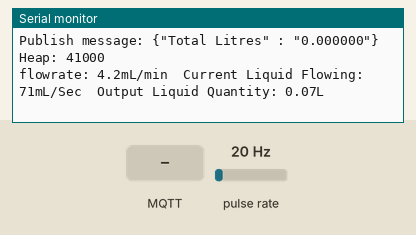
Recording of a sketch running on a simulated ESP8266 (NodeMCU). Shown: the last lines printed to the serial monitor. Wiring (inferred from the names in the program): pulse sensor: data D2. The test bench sets the inputs (shaded band); at power-on: pulse rate 20 Hz. WiFi joins after 1.5 s; servers stay silent unless stated; network time is answered at once with the bench clock; the local clock reads 2024-03-15 10:24:30 at power-on unless the sketch sets it; storage starts empty; no MQTT or app messages arrive unless stated.

Above: at 6.7 s.
6.8 s: MQTT message "1" arrives on the first subscribed topic
At 8.5 s:
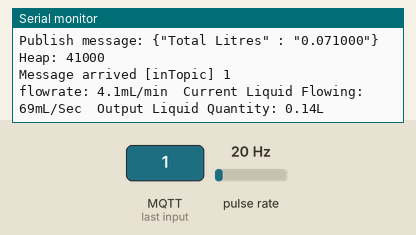
9.2 s: MQTT message "on" arrives on the first subscribed topic
At 10.3 s:
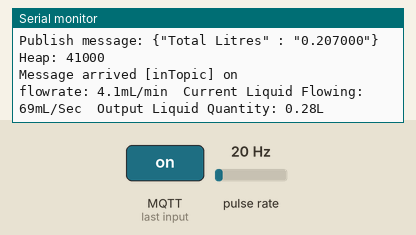
11.4 s: MQTT message "off" arrives on the first subscribed topic
At 13.1 s:
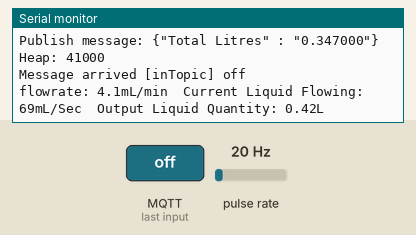
13.6 s: pulse rate (sensor on D2) set to 4 Hz
At 14.9 s:
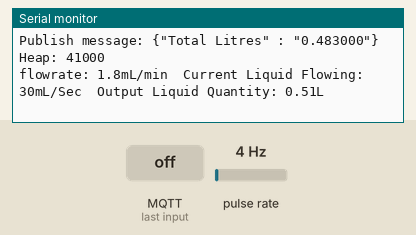
15.1 s: pulse rate (sensor on D2) set to 50 Hz
At 16.3 s:
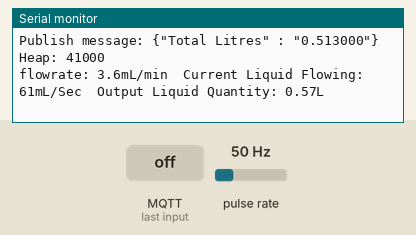
Timing chart, 0 to 17.6 s (numbered marks = the images above; inputs shaded):
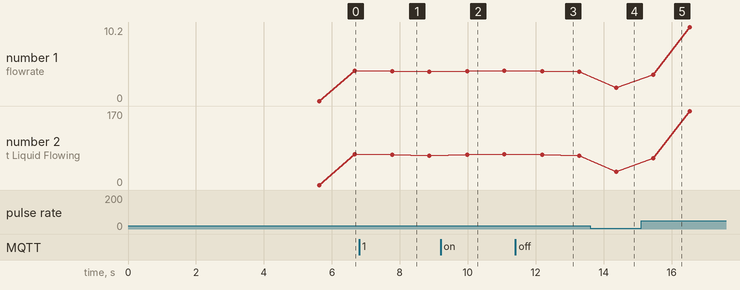

The sketch:

NodeMCU.ino
```cpp
#include "FS.h"
#include <ESP8266WiFi.h>
#include <PubSubClient.h>
#include <NTPClient.h>
#include <WiFiUdp.h>
#define PULSE_PIN D2  //gpio4

volatile long pulseCount=0;
float calibrationFactor = 4.5;
float flowRate;
unsigned int flowMilliLitres;
unsigned long totalMilliLitres;
float totalLitres;

unsigned long oldTime;

void ICACHE_RAM_ATTR pulseCounter()
{
  pulseCount++;
}
void flowMeter(void);
const char* ssid = "Test";
const char* password = "Test";

WiFiUDP ntpUDP;
NTPClient timeClient(ntpUDP, "pool.ntp.org");

const char* AWS_endpoint = ""; //MQTT broker ip

void callback(char* topic, byte* payload, unsigned int length) {
Serial.print("Message arrived [");
Serial.print(topic);
Serial.print("] ");
for (int i = 0; i < length; i++) {
Serial.print((char)payload[i]);
}
Serial.println();

}
WiFiClientSecure espClient;
PubSubClient client(AWS_endpoint, 8883, callback, espClient); //set MQTT port number to 8883 as per //standard
long lastMsg = 0;
char msg[50];
int value = 0;

void setup_wifi() {

delay(10);
// We start by connecting to a WiFi network
espClient.setBufferSizes(512, 512);
Serial.println();
Serial.print("Connecting to ");
Serial.println(ssid);

WiFi.begin(ssid, password);

while (WiFi.status() != WL_CONNECTED) {
delay(500);
Serial.print(".");
}

Serial.println("");
Serial.println("WiFi connected");
Serial.println("IP address: ");
Serial.println(WiFi.localIP());

timeClient.begin();
while(!timeClient.update()){
timeClient.forceUpdate();
}

espClient.setX509Time(timeClient.getEpochTime());

}

void reconnect() {
// Loop until we're reconnected
while (!client.connected()) {
Serial.print("Attempting MQTT connection...");
// Attempt to connect
if (client.connect("ESPthing")) {
Serial.println("connected");
// Once connected, publish an announcement...
client.publish("outTopic", "FlowMeter");
// ... and resubscribe
client.subscribe("inTopic");
} else {
Serial.print("failed, rc=");
Serial.print(client.state());
Serial.println(" try again in 5 seconds");

char buf[256];
espClient.getLastSSLError(buf,256);
Serial.print("WiFiClientSecure SSL error: ");
Serial.println(buf);

// Wait 5 seconds before retrying
delay(5000);
}
}
}

void setup() {

Serial.begin(9600);
  pulseCount        = 0;
  flowRate          = 0.0;
  flowMilliLitres   = 0;
  totalMilliLitres  = 0;
  oldTime           = 0;
Serial.setDebugOutput(true);
setup_wifi();
delay(1000);
if (!SPIFFS.begin()) {
Serial.println("Failed to mount file system");
return;
}

Serial.print("Heap: "); Serial.println(ESP.getFreeHeap());

// Load certificate file
File cert = SPIFFS.open("/cert.der", "r");
if (!cert) {
Serial.println("Failed to open cert file");
}
else
Serial.println("Success to open cert file");

delay(1000);

if (espClient.loadCertificate(cert))
Serial.println("cert loaded");
else
Serial.println("cert not loaded");

// Load private key file
File private_key = SPIFFS.open("/private.der", "r");
if (!private_key) {
Serial.println("Failed to open private cert file");
}
else
Serial.println("Success to open private cert file");

delay(1000);

if (espClient.loadPrivateKey(private_key))
Serial.println("private key loaded");
else
Serial.println("private key not loaded");

// Load CA file
File ca = SPIFFS.open("/ca.der", "r"); //replace ca eith your uploaded file name
if (!ca) {
Serial.println("Failed to open ca ");
}
else
Serial.println("Success to open ca");

delay(1000);

if(espClient.loadCACert(ca))
Serial.println("ca loaded");
else
Serial.println("ca failed");

Serial.print("Heap: "); Serial.println(ESP.getFreeHeap());
}

void loop() {

if (!client.connected()) {
reconnect();
}
client.loop();
flowMeter();
++value;
snprintf (msg, 75, "{\"Total Litres\" : \"%f\"}", totalLitres);
Serial.print("Publish message: ");
Serial.println(msg);
//msg=String(msg);
client.publish("outTopic", msg);
Serial.print("Heap: ");
Serial.println(ESP.getFreeHeap());
}

void flowMeter(void)
{
   detachInterrupt(PULSE_PIN);
    flowRate = ((1000.0 / (millis() - oldTime)) * pulseCount) / calibrationFactor;
    oldTime = millis();
    flowMilliLitres = (flowRate / 60) * 1000;
    totalMilliLitres += flowMilliLitres;
    totalLitres = totalMilliLitres * 0.001;
    unsigned int frac;

    Serial.print("flowrate: ");
    Serial.print(int(flowRate));  // Print the integer part of the variable
    Serial.print(".");             // Print the decimal point
    frac = (flowRate - int(flowRate)) * 10;
    Serial.print(frac, DEC) ;      // Print the fractional part of the variable
    Serial.print("mL/min");

    Serial.print("  Current Liquid Flowing: ");             // Output separator
    Serial.print(flowMilliLitres);
    Serial.print("mL/Sec");

    Serial.print("  Output Liquid Quantity: ");             // Output separator
    Serial.print(totalLitres);
    Serial.println("L");

    pulseCount = 0;

    attachInterrupt(PULSE_PIN, pulseCounter, FALLING);
    delay (1000);
}
```

Measured:
- after the input at 6.8 s, the serial monitor: prints a new line after 0.95 s (image 1)
- after the input at 9.2 s, the serial monitor: prints a new line after 0.76 s (image 2)
- after the input at 11.4 s, the serial monitor: prints a new line after 0.76 s (image 3)
- after the input at 13.6 s, the serial monitor: prints a new line after 0.77 s (image 4)
- after the input at 15.1 s, the serial monitor: prints a new line after 0.35 s (image 5)
- plotted number 1: 4 → 1.8 after the input at 13.6 s, 1.8 → 10.2 after the input at 15.1 s
- plotted number 2: 71 → 67 after the input at 6.8 s, 67 → 30 after the input at 13.6 s, 30 → 170 after the input at 15.1 s
